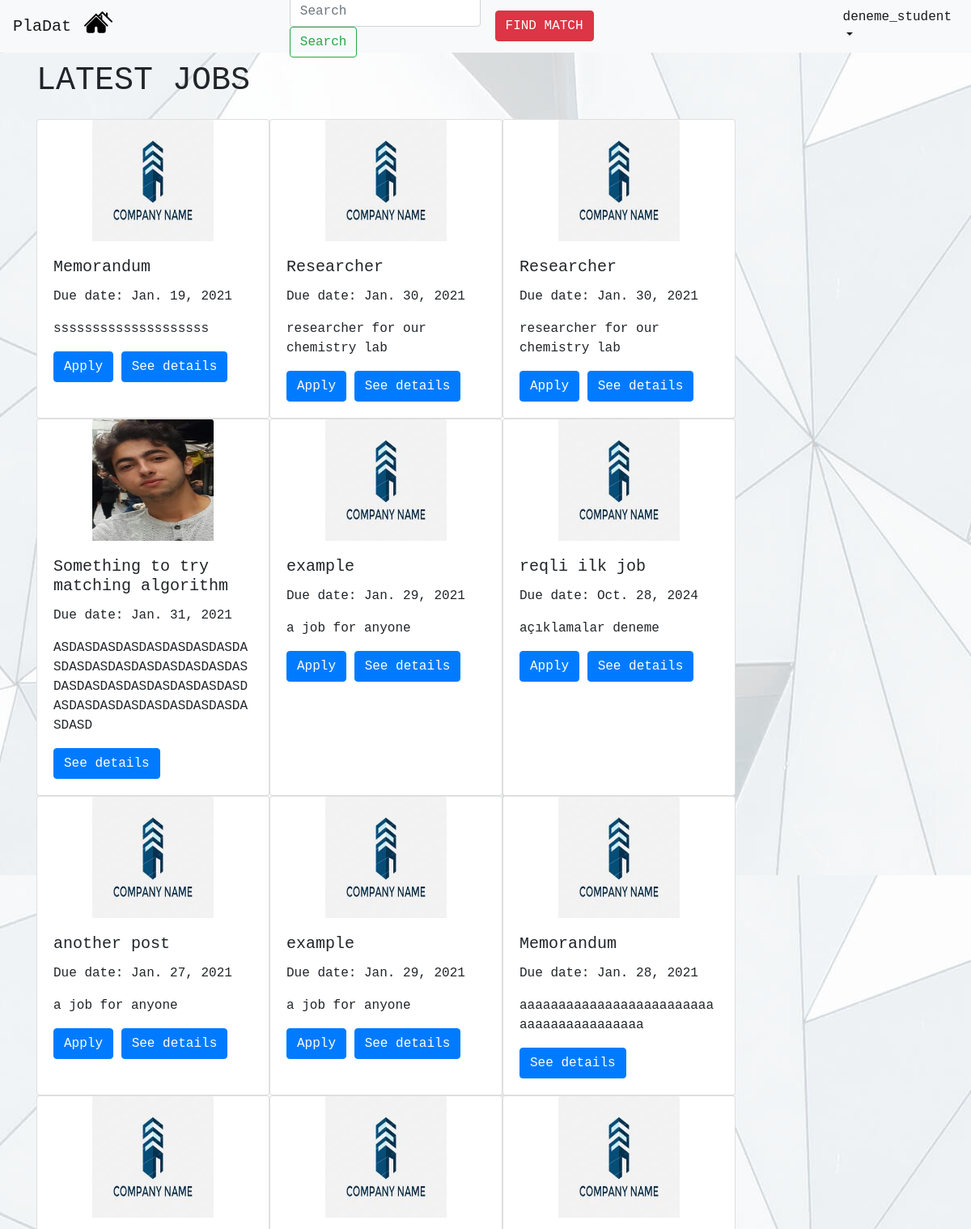
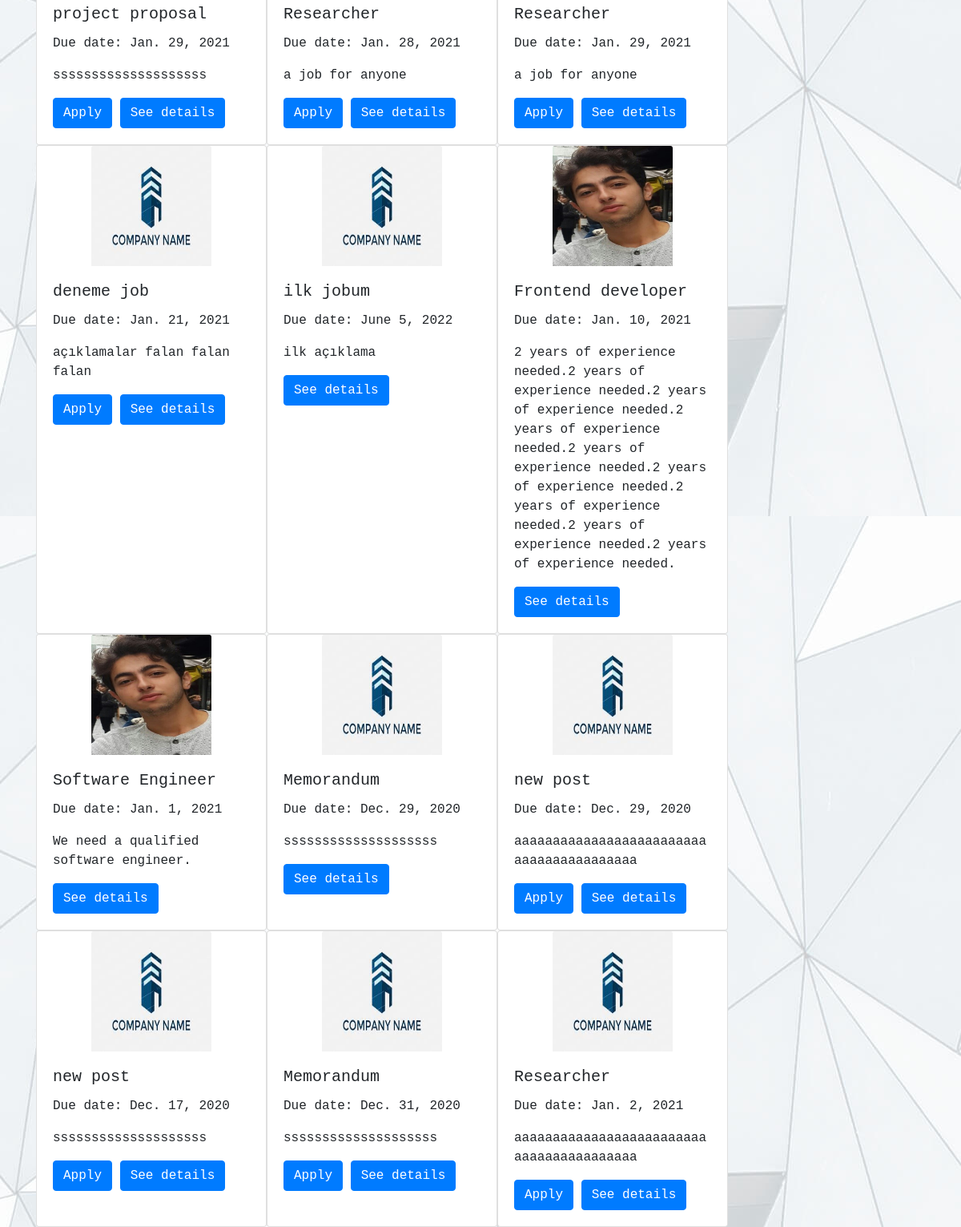
Screenshot of / (signed in) with the database file from the repository (2 pictures, top to bottom).
### mainapp/models.py (models this page shows, shortened)
class Job(models.Model):
    employer = models.ForeignKey(Employer, on_delete=models.CASCADE,default=None) #employer_id
    job_title = models.CharField(max_length=100,default=None)
    job_description = models.CharField(max_length=100,default=None) #description
    publish_time = models.DateTimeField(auto_now_add=True, blank=True)
    due_date = models.DateField(default=None,null=True)
    req_departments = models.CharField(max_length=100,default=None,null=True)
    def __str__(self):
        return self.job_title

class Employer(models.Model):
    user_id = models.IntegerField(default=None)
    e_mail = models.EmailField(default=None, unique=True)
    name = models.CharField(max_length=100,default=None)
    surname = models.CharField(max_length=100,default=None)
    company_name = models.CharField(max_length=100,default=None,null=True)
    sector = models.CharField(max_length=100,default="",null=True)
    phone = models.CharField(max_length=13,default="",null=True)
    website = models.CharField(default="",max_length=100,null=True)
    address = models.CharField(default="",max_length=100,null=True)
    profile_img = models.ImageField(upload_to= user_directory_path, default='comp-logo.jpg' )

### mainapp/views.py (the view)
# urls.py: path('', views.index, name = 'index'),
@login_required
def index(request):
    current_user = request.user
    all_jobs_by_order = Job.objects.all().order_by('-publish_time') # get all published jobs by order
    jobs_employers = []
    for item in all_jobs_by_order:
        jobs_employers.append(Employer.objects.get(id=item.employer_id))
    jobs_and_employers = zip(all_jobs_by_order,jobs_employers)
    is_student = (Student.objects.filter(user_id=current_user.id).count()==1) # check if user is student
    if is_student:
        student = Student.objects.get(user_id=current_user.id)
        student_applied = Application.objects.filter(student_id=student.id)
        student_applied_job = student_applied.values_list('job_id', flat = True)
        matched_jobs = []
        for item in match_jobs(student):
            print(item)
            matched_jobs.append(Job.objects.get(id=item[0]))
        print(matched_jobs)
    else:
        student_applied_job = [] # handle error
        matched_jobs = [] # handle error
    return render(request, "index.html",{"jobs": all_jobs_by_order,
                                        "jobs_and_employers":jobs_and_employers,
                                        "is_student": is_student,
                                        "student_applied_job": student_applied_job,
                                        "matched_jobs": matched_jobs})

### mainapp/templates/index.html (shortened to what this page needs)
{% extends 'navbar.html' %}
{% block findbutton %}
{% if is_student %}
<button class="btn btn-danger navbar-btn" id="match">FIND MATCH</button>
{% endif %}
{% endblock %}
{% block content %}
<!doctype html>
<html lang="en">
  <head>
    {% load static %}
    <link rel="stylesheet" href="https://maxcdn.bootstrapcdn.com/bootstrap/4.0.0/css/bootstrap.min.css">
  </head>
  <body>
    <div class="container-fluid">
      <div class="row" id="latest-jobs-header">
        <h1 class="latest-jobs">LATEST JOBS</h1>
      </div>
      <div class="row" id="job-cards-row1">
        {% for job,employer in jobs_and_employers %}
        <div class="col-*-* d-flex align-items-stretch ">
          <div class="card" id="latest_jobs" style="width: 18rem;">
            <div class="company-image">
            <img class="card-img-top" src="{{ employer.profile_img.url }}" alt="Card image cap">
          </div>
            <div class="card-body">
              <h5 class="card-title">{{job.job_title}}</h5>
              <p class="card-text">Due date: {{job.due_date}}</p>
              <p class="card-text">{{job.job_description}}</p>
              {% if is_student %}
              {% if job.id in student_applied_job %}
              {% else %}
              <a href="{% url 'apply_job' jobid=job.id %}"class="btn btn-primary">Apply</a>
              {% endif %}
              {% endif %}
              <a href="{% url 'see_details' jobid=job.id %}" class="btn btn-primary">See details</a>
            </div>
          </div>
        </div>
        {% endfor %}
      </div>
    </div>
  </body>
</html>
{% endblock %}

### mainapp/templates/navbar.html (shortened to what this page needs)
<!doctype html>
<html lang="en">
  <head>
    {% load static %}
    <link rel="stylesheet" href="https://maxcdn.bootstrapcdn.com/bootstrap/4.0.0/css/bootstrap.min.css">
  </head>
  <body>
    <nav class="navbar navbar-expand-sm navbar-light bg-light fixed-top ">
        <a href="#" class="navbar-brand">PlaDat</a>
        <div class="navbar-collapse collapse w-100 order-1 order-md-0 dual-collapse2">
            <ul class="navbar-nav mr-auto">
                <li class="nav-item">
                    <a href="{% url 'index' %}"> <img style="width:35px; margin-top: -10px; margin-left: -1%;" src="{% static "two-houses.svg" %}"> </a>
                </li>
            </ul>
        </div>
        <div class="navbar-collapse collapse w-100 order-1 order-md-0 dual-collapse2">
          <form class="form-inline my-2 my-lg-0 ">
            <input class="form-control mr-sm-2 " type="search" placeholder="Search" aria-label="Search">
            <button class="btn btn-outline-success my-2 my-sm-0 " href="#" type="submit">Search</button>
          </form>
        </div>
        <div class="navbar-collapse collapse w-100 order-3 dual-collapse2">
            <ul class="navbar-nav ml-auto">
                <li class="nav-item">
                    {% block findbutton %}
                    {% endblock %}
                </li>
                <li class="nav-item dropdown">
                    <a class="nav-link dropdown-toggle active" href="#" id="navbarDropdown" role="button" data-toggle="dropdown" aria-haspopup="true" aria-expanded="false">
                      {{ user.username }}
                      </a>
                </li>
            </ul>
          </div>
    </nav>
    <div class="container">
      {% block content %}
      {% endblock %}
    </div>
    </body>
</html>

### mainapp/templates/navbar.html (style rules this page uses)
.navbar-nav #match { margin-right:300px; }
* { font-family: "Lucida Console", "Courier New", monospace; }
.navbar { max-height: 65px; }
#match { margin-top: 3%; }

### rows the page displays
Job: profile_img (picture), job_title "Memorandum", due_date "Jan. 19, 2021", job_description "ssssssssssssssssssss", shows "Apply"
Job: profile_img (picture), job_title "Researcher", due_date "Jan. 30, 2021", job_description "researcher for our chemistry lab", shows "Apply"
Job: profile_img (picture), job_title "Researcher", due_date "Jan. 30, 2021", job_description "researcher for our chemistry lab", shows "Apply"
Job: profile_img (picture), job_title "Something to try matching algorithm", due_date "Jan. 31, 2021", job_description "ASDASDASDASDASDASDASDASDASDASDASDASDASDASDASDASDASDASDASDASDASDASDASDASDASDASDASDASDASDASDASDASDASDASDASD"
Job: profile_img (picture), job_title "example", due_date "Jan. 29, 2021", job_description "a job for anyone", shows "Apply"
Job: profile_img (picture), job_title "reqli ilk job", due_date "Oct. 28, 2024", job_description "açıklamalar deneme", shows "Apply"
Job: profile_img (picture), job_title "another post", due_date "Jan. 27, 2021", job_description "a job for anyone", shows "Apply"
Job: profile_img (picture), job_title "example", due_date "Jan. 29, 2021", job_description "a job for anyone", shows "Apply"
Job: profile_img (picture), job_title "Memorandum", due_date "Jan. 28, 2021", job_description "aaaaaaaaaaaaaaaaaaaaaaaaaaaaaaaaaaaaaaaaa"
Job: profile_img (picture), job_title "project proposal", due_date "Jan. 29, 2021", job_description "ssssssssssssssssssss", shows "Apply"
Job: profile_img (picture), job_title "Researcher", due_date "Jan. 28, 2021", job_description "a job for anyone", shows "Apply"
Job: profile_img (picture), job_title "Researcher", due_date "Jan. 29, 2021", job_description "a job for anyone", shows "Apply"
Job: profile_img (picture), job_title "deneme job", due_date "Jan. 21, 2021", job_description "açıklamalar falan falan falan", shows "Apply"
Job: profile_img (picture), job_title "ilk jobum", due_date "June 5, 2022", job_description "ilk açıklama"
Job: profile_img (picture), job_title "Frontend developer", due_date "Jan. 10, 2021", job_description "2 years of experience needed.2 years of experience needed.2 years of experience needed.2 years of experience needed.2 years of experience needed.2 years of experience needed.2 years of experience needed.2 years of experience needed.2 years of experience needed."
Job: profile_img (picture), job_title "Software Engineer", due_date "Jan. 1, 2021", job_description "We need a qualified software engineer."
Job: profile_img (picture), job_title "Memorandum", due_date "Dec. 29, 2020", job_description "ssssssssssssssssssss"
Job: profile_img (picture), job_title "new post", due_date "Dec. 29, 2020", job_description "aaaaaaaaaaaaaaaaaaaaaaaaaaaaaaaaaaaaaaaaa", shows "Apply"
Job: profile_img (picture), job_title "new post", due_date "Dec. 17, 2020", job_description "ssssssssssssssssssss", shows "Apply"
Job: profile_img (picture), job_title "Memorandum", due_date "Dec. 31, 2020", job_description "ssssssssssssssssssss", shows "Apply"
Job: profile_img (picture), job_title "Researcher", due_date "Jan. 2, 2021", job_description "aaaaaaaaaaaaaaaaaaaaaaaaaaaaaaaaaaaaaaaaa", shows "Apply"

### other values shown
{{ user.username }} "deneme_student"
